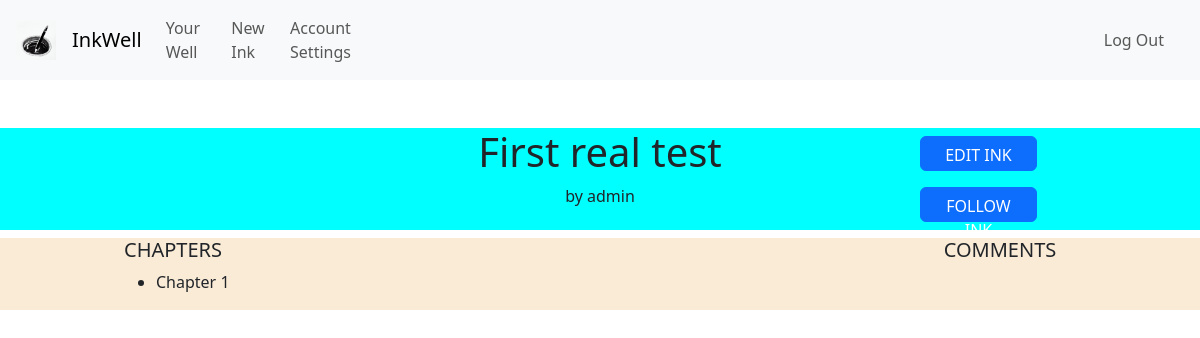
Page /ink_view/6 (signed in) on the earlier database version.
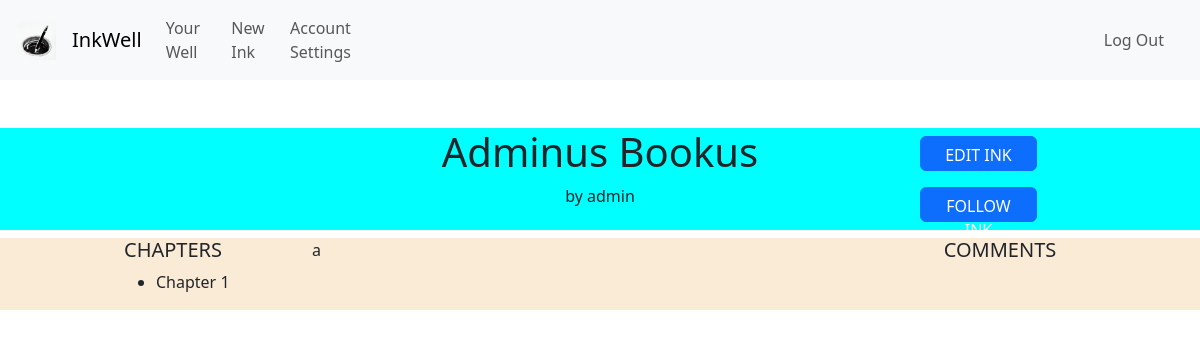
Same page on the later database version.
### inkwell/models.py (models this page shows, shortened)
class Ink(models.Model):
    wellOrigin = models.ForeignKey(Well, on_delete=models.CASCADE, related_name="well_pk", default="")
    inkOwner = models.ForeignKey(User, on_delete=models.CASCADE, related_name="ink_owner", default="")
    coAuthors = models.ManyToManyField(User, related_name="CoAuthors",blank=True)
    privateStatus = models.BooleanField(default=False)
    updateStatus = models.BooleanField(default=False) # If the Ink is edited at least once, this changes to true
    ink_following = models.ManyToManyField(User, related_name="ink_following",blank=True)
    genre = models.CharField(max_length=64, default="")
    description = models.CharField(max_length=500, default="")
    title = models.CharField(max_length=64, default="")
    content = models.TextField()
    views = models.PositiveBigIntegerField(default=0)
    letterCount = models.PositiveBigIntegerField(default=0)
    creation_date = models.DateTimeField(default=timezone.now, editable=False)

class User(AbstractUser):
    about = models.CharField(max_length=250, default="")
    profilePicture = models.ImageField(upload_to='', blank=True, null=True)
    followers = models.PositiveIntegerField(default=0)
    coAuthorRequests = models.PositiveIntegerField(default=0)
    acceptedRequests = models.PositiveIntegerField(default=0)
    def __str__(self):
        return f"{self.username}"

### inkwell/views.py (the view)
# urls.py: path('ink_view/<int:inkID>', views.ink_view, name='ink_view'),
def ink_view(request, inkID):
    viewedInk = Ink.objects.get(id=inkID)
    return render(request, "inkwell/ink_view.html", {
        "ink": viewedInk
    })

### inkwell/templates/inkwell/ink_view.html (shortened to what this page needs)
{% extends "inkwell/layout.html" %}
{% block body %}
<div class="container-flex inkViewContainer">
    <div class="row mt-5 d-flex justify-content-center upperRowInkView">
        <div class="col-2">
        </div>
        <div class="col-6 inkViewTitleColumn">
            <h1 class="text-center title">{{ ink.title }}</h1>
            <span class="author-credit text-center">by {{ ink.inkOwner }}</span>
        </div>
        <div class="col-2 inkViewButtonsColumn">
            <a href="{% url 'edit_ink' inkID=ink.id %}"><button class="btn btn-primary">EDIT INK</button></a>
            <button class="btn btn-primary">FOLLOW INK</button>
        </div>
    </div>
    <div class="row mt-2 d-flex justify-content-center lowerRowInkView">
        <div class="col-2">
            <div class="container">
                <h5 class="text-start">CHAPTERS</h5>
                <ul>
                    <li>Chapter 1</li>
                </ul>
            </div>
        </div>
        <div class="col-6 inkViewContents">
            <p>
                {{ ink.content }}
            </p>
        </div>
        <div class="col-2 inkViewCommentsAndEditNotes">
            <h5 class="text-center">COMMENTS</h5>
        </div>
    </div>
</div>
{% endblock%}

Differences in the rows shown:
changed Ink "admin": title "First real test" → "Adminus Bookus"; content (not shown) → "a"
